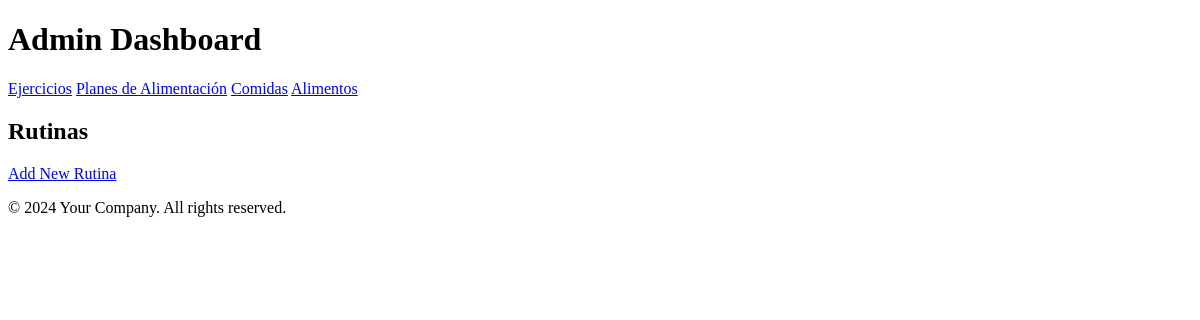
Before: /rutinas/ with the older database file.
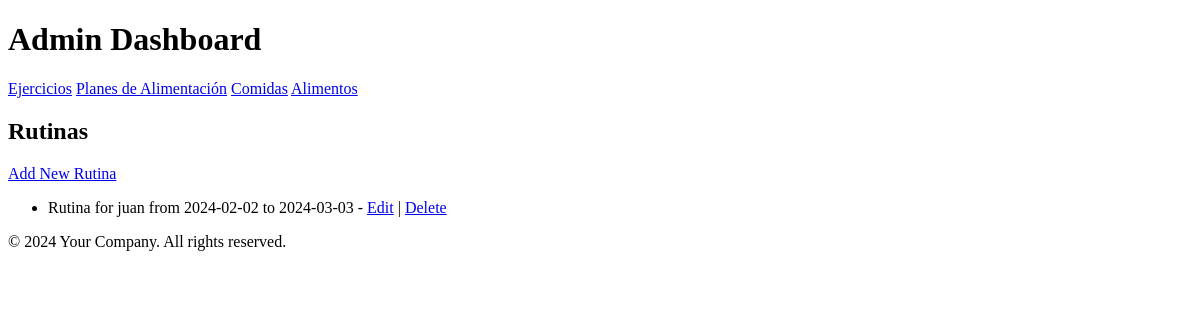
After: the same page with the newer database file.
### accounts/models.py (models this page shows)
class RutinaEntrenamiento(models.Model):
    cliente = models.ForeignKey('auth.User', on_delete=models.CASCADE)  # Assuming cliente is a user
    fecha_inicio = models.DateField()
    fecha_fin = models.DateField()
    def __str__(self):
        return f'Rutina for {self.cliente} from {self.fecha_inicio} to {self.fecha_fin}'

### accounts/views.py (the view)
# urls.py: path('rutinas/', views.rutina_list, name='rutina_list'),
def rutina_list(request):
    rutinas = RutinaEntrenamiento.objects.all()
    return render(request, 'accounts/rutina_list.html', {'rutinas': rutinas})

### accounts/templates/accounts/rutina_list.html
{% extends 'accounts/base.html' %} {% block content %}
<h2>Rutinas</h2>
<a href="{% url 'create_rutina' %}">Add New Rutina</a>
<ul>
  {% for rutina in rutinas %}
  <li>
    {{ rutina }} -
    <a href="{% url 'update_rutina' rutina.pk %}">Edit</a> |
    <a href="{% url 'delete_rutina' rutina.pk %}">Delete</a>
  </li>
  {% endfor %}
</ul>
{% endblock %}

### accounts/templates/accounts/base.html (shortened to what this page needs)
<!DOCTYPE html>
<html lang="en">
  <head>
  </head>
  <body>
    <header>
      <h1>Admin Dashboard</h1>
      <nav>
        <a href="{% url 'ejercicio_list' %}">Ejercicios</a>
        <a href="{% url 'planalimentacion_list' %}">Planes de Alimentación</a>
        <a href="{% url 'comida_list' %}">Comidas</a>
        <a href="{% url 'alimento_list' %}">Alimentos</a>
      </nav>
    </header>
    <main>{% block content %}{% endblock %}</main>
    <footer>
      <p>&copy; 2024 Your Company. All rights reserved.</p>
    </footer>
  </body>
</html>

Changed rows visible on the page:
added RutinaEntrenamiento: cliente+fecha_inicio+fecha_fin "Rutina for juan from 2024-02-02 to 2024-03-03"
